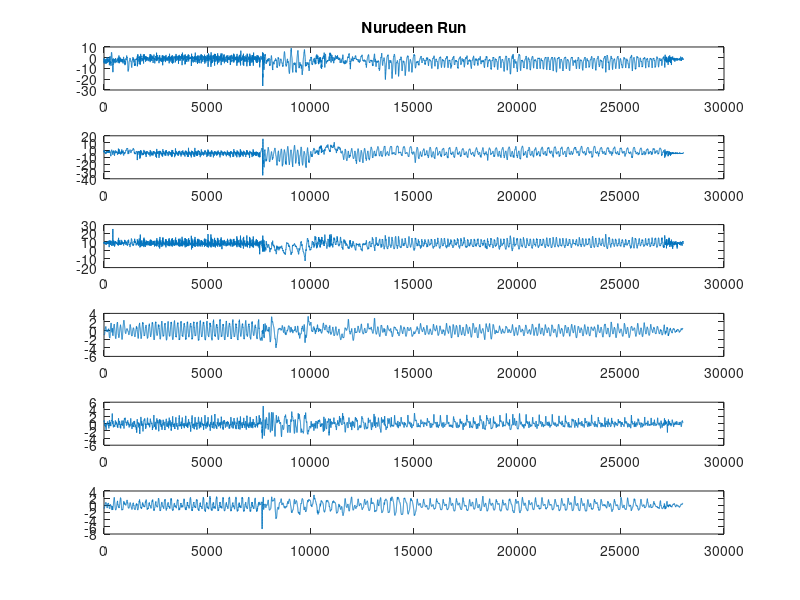

The MATLAB script that drew this image:


Ax = importdata("ax.txt"); 
Ay = importdata("ay.txt");
Az = importdata("az.txt");
Gx = importdata("gx.txt");
Gy = importdata("gy.txt");
Gz = importdata("gz.txt");
A = linspace(0,numel(Ax));
G = linspace(0,numel(Gx));

figure;
subplot(6,1,1);
plot(Ax); title('Nurudeen Run')
subplot(6,1,2);
plot(Ay);
subplot(6,1,3);
plot(Az);
subplot(6,1,4);
plot(Gx);
subplot(6,1,5);
plot(Gy);
subplot(6,1,6);
plot(Gz);
